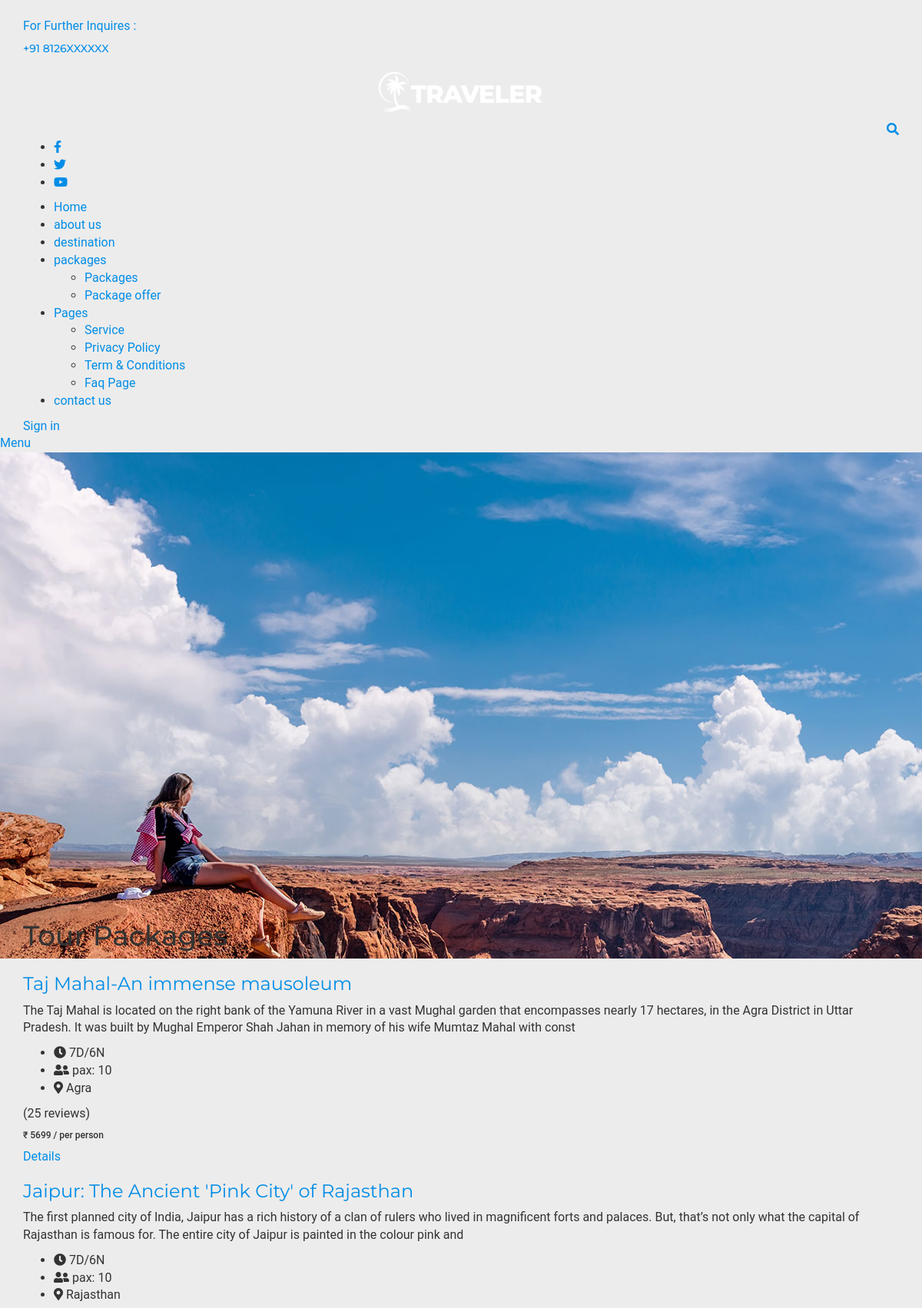
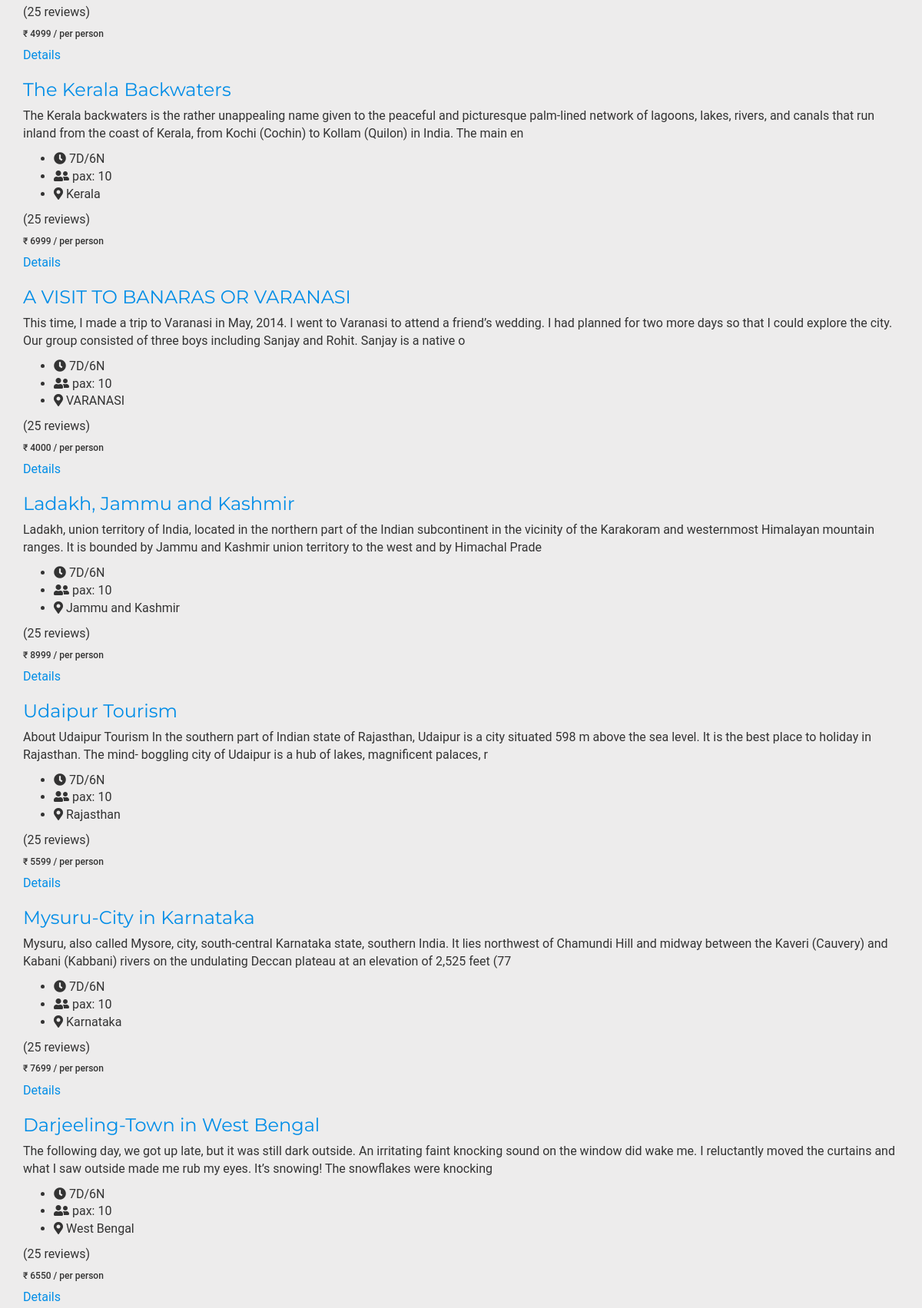
/package.php (upper part), run on the app's committed database (2 pictures, top to bottom).
### tables this page shows
CREATE TABLE `tbltourpackages` (
  `PackageId` int(11) NOT NULL,
  `PackageName` varchar(200) DEFAULT NULL,
  `PackageType` varchar(150) DEFAULT NULL,
  `PackageLocation` varchar(100) DEFAULT NULL,
  `PackagePrice` int(11) DEFAULT NULL,
  `PackageFetures` varchar(255) DEFAULT NULL,
  `PackageDetails` mediumtext DEFAULT NULL,
  `PackageImage` varchar(100) DEFAULT NULL,
  `Creationdate` timestamp NULL DEFAULT current_timestamp(),
  `UpdationDate` timestamp NULL DEFAULT NULL ON UPDATE current_timestamp()
);

### package.php (the view, shortened to what this page needs)
<!doctype html>
<html lang="en">
<?php include 'include/header.php'; ?>
<body>
   <div id="page" class="page">
      <?php include 'include/navbar.php'; ?>
      <main id="content" class="site-main">
         <section class="inner-page-wrap">
            <div class="inner-banner-wrap">
               <div class="inner-baner-container" style="background-image: url(assets/images/img7.jpg);">
                  <div class="container">
                     <div class="inner-banner-content">
                        <h1 class="page-title">Tour Packages</h1>
                     </div>
                  </div>
               </div>
            </div>
            <div class="package-item-wrap">
               <div class="container">
                  <?php $sql = "SELECT * from tbltourpackages";
                  $query = $dbh->prepare($sql);
                  $query->execute();
                  $results = $query->fetchAll(PDO::FETCH_OBJ);
                  if ($query->rowCount() > 0) {
                     foreach ($results as $result) {
                  ?>
                        <article class="package-item">
                           <div class="package-content">
                              <h3>
                                 <a href="package-detail.php?pkgid=<?php echo htmlentities($result->PackageId); ?>">
                                    <?php echo htmlentities($result->PackageName); ?>
                                 </a>
                              </h3>
                              <p> <?php echo substr($result->PackageDetails, 0, 250); ?></p>
                              <div class="package-meta">
                                 <ul>
                                    <li>
                                       <i class="fas fa-clock"></i>
                                       7D/6N
                                    </li>
                                    <li>
                                       <i class="fas fa-user-friends"></i>
                                       pax: 10
                                    </li>
                                    <li>
                                       <i class="fas fa-map-marker-alt"></i>
                                       <?php echo htmlentities($result->PackageLocation); ?>
                                    </li>
                                 </ul>
                              </div>
                           </div>
                           <div class="package-price">
                              <div class="review-area">
                                 <span class="review-text">(25 reviews)</span>
                              </div>
                              <h6 class="price-list">
                                 <span>₹ <?php echo htmlentities($result->PackagePrice); ?></span>
                                 / per person
                              </h6>
                              <a href="package-detail.php?pkgid=<?php echo htmlentities($result->PackageId); ?>" class="outline-btn outline-btn-white">Details</a>
                           </div>
                        </article>
                  <?php }
                  } ?>
               </div>
            </div>
         </section>
      </main>
   </div>
</body>
</html>

### data on the page
tbltourpackages: PackageName "Taj Mahal-An immense mausoleum", PackageDetails "The Taj Mahal is located on the right bank of the Yamuna River in a vast Mughal garden that encompasses nearly 17 hectares, in the Agra District in Uttar Pradesh. It was built by Mughal Emperor Shah Jahan in memory of his wife Mumtaz Mahal with const", PackageLocation "Agra", PackagePrice "5699"
tbltourpackages: PackageName "Jaipur: The Ancient 'Pink City' of Rajasthan", PackageDetails "The first planned city of India, Jaipur has a rich history of a clan of rulers who lived in magnificent forts and palaces. But, that’s not only what the capital of Rajasthan is famous for. The entire city of Jaipur is painted in the colour pink and", PackageLocation "Rajasthan", PackagePrice "4999"
tbltourpackages: PackageName "The Kerala Backwaters", PackageDetails "The Kerala backwaters is the rather unappealing name given to the peaceful and picturesque palm-lined network of lagoons, lakes, rivers, and canals that run inland from the coast of Kerala, from Kochi (Cochin) to Kollam (Quilon) in India. The main en", PackageLocation "Kerala", PackagePrice "6999"
tbltourpackages: PackageName "A VISIT TO BANARAS OR VARANASI", PackageDetails "This time, I made a trip to Varanasi in May, 2014. I went to Varanasi to attend a friend’s wedding. I had planned for two more days so that I could explore the city. Our group consisted of three boys including Sanjay and Rohit. Sanjay is a native o", PackageLocation "VARANASI", PackagePrice "4000"
tbltourpackages: PackageName "Ladakh, Jammu and Kashmir", PackageDetails "Ladakh, union territory of India, located in the northern part of the Indian subcontinent in the vicinity of the Karakoram and westernmost Himalayan mountain ranges. It is bounded by Jammu and Kashmir union territory to the west and by Himachal Prade", PackageLocation "Jammu and Kashmir", PackagePrice "8999"
tbltourpackages: PackageName "Udaipur Tourism", PackageDetails "About Udaipur Tourism In the southern part of Indian state of Rajasthan, Udaipur is a city situated 598 m above the sea level. It is the best place to holiday in Rajasthan. The mind- boggling city of Udaipur is a hub of lakes, magnificent palaces, r", PackageLocation "Rajasthan", PackagePrice "5599"
tbltourpackages: PackageName "Mysuru-City in Karnataka", PackageDetails "Mysuru, also called Mysore, city, south-central Karnataka state, southern India. It lies northwest of Chamundi Hill and midway between the Kaveri (Cauvery) and Kabani (Kabbani) rivers on the undulating Deccan plateau at an elevation of 2,525 feet (77", PackageLocation "Karnataka", PackagePrice "7699"
tbltourpackages: PackageName "Darjeeling-Town in West Bengal", PackageDetails "The following day, we got up late, but it was still dark outside. An irritating faint knocking sound on the window did wake me. I reluctantly moved the curtains and what I saw outside made me rub my eyes. It’s snowing! The snowflakes were knocking", PackageLocation "West Bengal", PackagePrice "6550"
